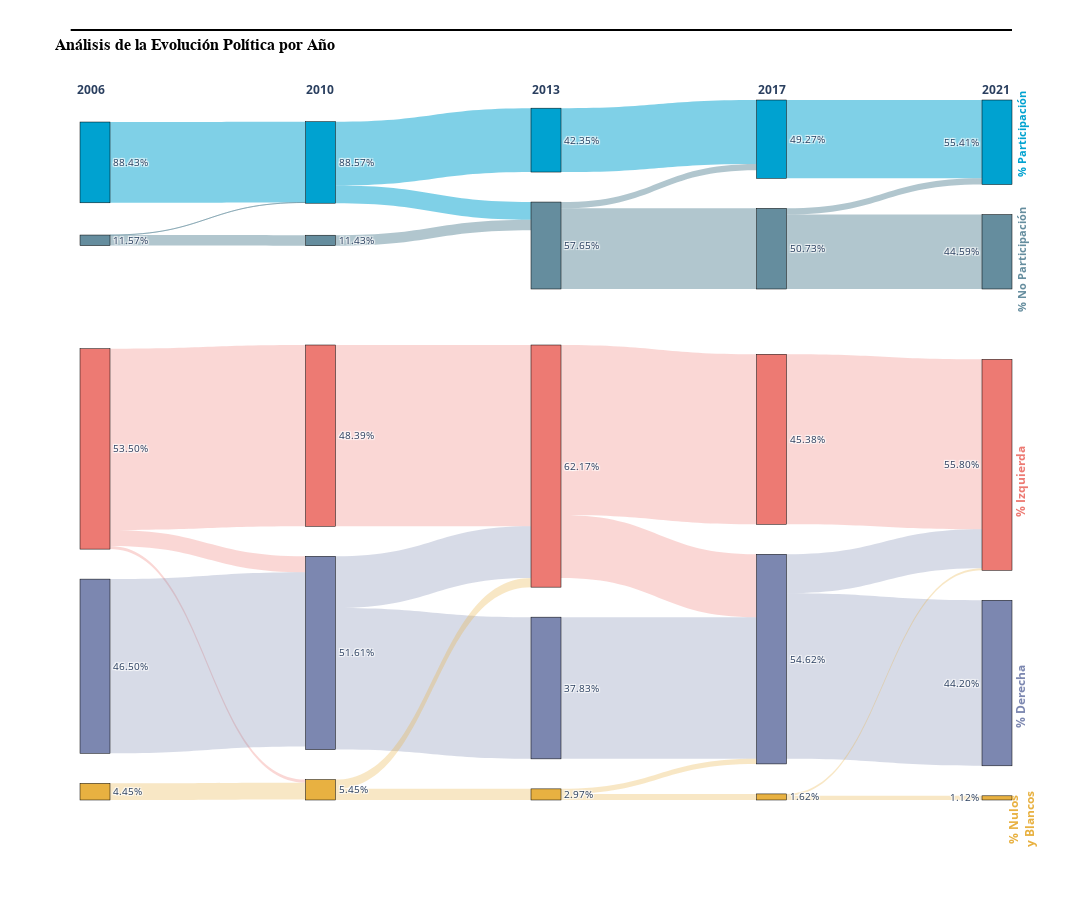

Source (notebook cell):
### Markdown cell above
Se puede ver que de 2010 a 2013 y de 2013 a 2017 **hay un flujo importante de votos que cambian de sector político**. Esta tendencia también está presente de 2006 a 2010 y desde 2017 a 2021, pero menos notorio. Estos flujos intercalados de votos de un sector a otro son los que se pueden atribuir a un resultado también intercalado del sector político ganador. Finalmente, se junta la visualización anterior con el de flujos de participación electoral:

### Code cell
import plotly.graph_objects as go

# Crear la figura para incluir ambos gráficos uno encima del otro
fig = go.Figure()

# Primer gráfico Sankey (Transiciones de Participación y No Participación)
fig.add_trace(go.Sankey(
    domain=dict(y=[0.73, 1.0]),  # Posiciona el gráfico superior en la mitad superior
    node=dict(
        pad=30,
        thickness=30,
        line=dict(color="black", width=0.5),
        label=labels_with_percentages,
        color=node_colors
    ),
    link=dict(
        source=source_indices,
        target=target_indices,
        value=values_list,
        color=link_colors
    )
))

# Segundo gráfico Sankey (Análisis de la Evolución Política con solo porcentajes)
fig.add_trace(go.Sankey(
    domain=dict(y=[0, 0.65]),  # Posiciona el gráfico inferior en la mitad inferior
    node=dict(
        pad=30,
        thickness=30,
        line=dict(color="black", width=0.5),
        label=labels_with_percentages_transicion,
        color=node_colors_transicion
    ),
    link=dict(
        source=source_indices_transicion,
        target=target_indices_transicion,
        value=values_transicion,
        color=link_colors_transicion
    )
))

# Configuración del layout general
# Añadir línea sobre el título
fig.update_layout(
    title=dict(
        text="<b>Análisis de la Evolución Política por Año</b>",
        font=dict(size=16, color="black", family="Arial", weight="bold")
    ),
    shapes=[
        dict(
            type="line",
            x0=-0.01, x1=1, y0=1.1, y1=1.1,
            xref="paper", yref="paper",
            line=dict(color="black", width=2)
        )
    ],
    font_size=10,
    width=1400,
    height=900,
    margin=dict(t=100, b=100)
)

# Añadir anotaciones para la leyenda y los años
annotations = [
    dict(x=1.02, y=0.1, xref="paper", yref="paper",
         text="<span style='color:#7C87B0'><b>% Derecha</b></span> ",
         showarrow=False, font=dict(size=12), textangle=-90),
    dict(x=1.02, y=0.455, xref="paper", yref="paper",
         text="<span style='color:#ED7A73'><b>% Izquierda</b></span>",
         showarrow=False, font=dict(size=12), textangle=-90),
    dict(x=1.03, y=-0.07, xref="paper", yref="paper",
        text="<span style='color:#E8B141'><b>% Nulos<br>y Blancos</b></span>",  
         showarrow=False, font=dict(size=12), textangle=-90),
    dict(x=1.02, y=1.02, xref="paper", yref="paper",
         text="<span style='color:#00A2D0'><b>% Participación</b></span> ",
         showarrow=False, font=dict(size=11), textangle=-90),
    dict(x=1.02, y=0.85, xref="paper", yref="paper",
         text="<span style='color:#658D9E'><b>% No Participación</b></span>",
         showarrow=False, font=dict(size=11), textangle=-90),
    dict(x=-0.005, y=1.03, xref="paper", yref="paper",
         text="<b>2006</b>", showarrow=False, font=dict(size=12)),
    dict(x=0.24, y=1.03, xref="paper", yref="paper",
         text="<b>2010</b>", showarrow=False, font=dict(size=12)),
    dict(x=0.5, y=1.03, xref="paper", yref="paper",
         text="<b>2013</b>", showarrow=False, font=dict(size=12)),
    dict(x=0.76, y=1.03, xref="paper", yref="paper",
         text="<b>2017</b>", showarrow=False, font=dict(size=12)),
    dict(x=1, y=1.03, xref="paper", yref="paper",
         text="<b>2021</b>", showarrow=False, font=dict(size=12))
]

# Añadir las anotaciones a la figura
fig.update_layout(annotations=annotations)

fig.show()

### Figure 1 — Plotly figure (JSON) as saved in the notebook; plotly's stock layout.template omitted (floating-point values rounded to 4 significant figures)
{"data": [{"domain": {"y": [0.73, 1]}, "link": {"color": ["rgba(0, 162, 208, 0.5)", "rgba(101, 141, 158, 0.5)", "rgba(101, 141, 158, 0.5)", "rgba(0, 162, 208, 0.5)", "rgba(0, 162, 208, 0.5)", "rgba(101, 141, 158, 0.5)", "rgba(0, 162, 208, 0.5)", "rgba(101, 141, 158, 0.5)", "rgba(101, 141, 158, 0.5)", "rgba(0, 162, 208, 0.5)", "rgba(101, 141, 158, 0.5)", "rgba(101, 141, 158, 0.5)"], "source": [0, 1, 1, 2, 2, 3, 7, 9, 9, 4, 6, 6], "target": [2, 2, 3, 7, 9, 9, 4, 4, 6, 5, 5, 8], "value": [7269357, 4306, 947234, 5748102, 1589850, 947234, 5748102, 565907, 7259134, 7049017, 557492, 6701642]}, "node": {"color": ["rgba(0, 162, 208, 1)", "rgba(101, 141, 158, 1)", "rgba(0, 162, 208, 1)", "rgba(101, 141, 158, 1)", "rgba(0, 162, 208, 1)", "rgba(0, 162, 208, 1)", "rgba(101, 141, 158, 1)", "rgba(0, 162, 208, 1)", "rgba(101, 141, 158, 1)", "rgba(101, 141, 158, 1)"], "label": ["88.43%", "11.57%", "88.57%", "11.43%", "49.27%", "55.41%", "50.73%", "42.35%", "44.59%", "57.65%"], "line": {"color": "black", "width": 0.5}, "pad": 30, "thickness": 30}, "type": "sankey"}, {"domain": {"y": [0, 0.65]}, "link": {"color": ["rgba(237, 122, 115, 0.3)", "rgba(237, 122, 115, 0.3)", "rgba(237, 122, 115, 0.3)", "rgba(124, 135, 176, 0.3)", "rgba(232, 177, 65, 0.3)", "rgba(237, 122, 115, 0.3)", "rgba(124, 135, 176, 0.3)", "rgba(124, 135, 176, 0.3)", "rgba(232, 177, 65, 0.3)", "rgba(232, 177, 65, 0.3)", "rgba(237, 122, 115, 0.3)", "rgba(237, 122, 115, 0.3)", "rgba(124, 135, 176, 0.3)", "rgba(232, 177, 65, 0.3)", "rgba(232, 177, 65, 0.3)", "rgba(237, 122, 115, 0.3)", "rgba(124, 135, 176, 0.3)", "rgba(124, 135, 176, 0.3)", "rgba(232, 177, 65, 0.3)", "rgba(232, 177, 65, 0.3)"], "source": [0, 0, 0, 13, 10, 14, 7, 7, 12, 12, 3, 3, 11, 9, 9, 5, 4, 4, 1, 1], "target": [14, 7, 12, 7, 12, 3, 3, 11, 3, 9, 5, 4, 4, 4, 1, 2, 2, 8, 2, 6], "value": [48.39, 4.271, 0.8307, 46.5, 4.454, 48.39, 13.77, 37.83, 2.475, 2.971, 45.38, 16.79, 37.83, 1.349, 1.622, 45.38, 10.42, 44.2, 0.5033, 1.119]}, "node": {"color": ["rgba(237, 122, 115, 1.0)", "rgba(232, 177, 65, 1.0)", "rgba(237, 122, 115, 1.0)", "rgba(237, 122, 115, 1.0)", "rgba(124, 135, 176, 1.0)", "rgba(237, 122, 115, 1.0)", "rgba(232, 177, 65, 1.0)", "rgba(124, 135, 176, 1.0)", "rgba(124, 135, 176, 1.0)", "rgba(232, 177, 65, 1.0)", "rgba(232, 177, 65, 1.0)", "rgba(124, 135, 176, 1.0)", "rgba(232, 177, 65, 1.0)", "rgba(124, 135, 176, 1.0)", "rgba(237, 122, 115, 1.0)"], "label": ["53.50%", "1.62%", "55.80%", "62.17%", "54.62%", "45.38%", "1.12%", "51.61%", "44.20%", "2.97%", "4.45%", "37.83%", "5.45%", "46.50%", "48.39%"], "line": {"color": "black", "width": 0.5}, "pad": 30, "thickness": 30}, "type": "sankey"}], "layout": {"annotations": [{"font": {"size": 12}, "showarrow": false, "text": "<span style='color:#7C87B0'><b>% Derecha</b></span> ", "textangle": -90, "x": 1.02, "xref": "paper", "y": 0.1, "yref": "paper"}, {"font": {"size": 12}, "showarrow": false, "text": "<span style='color:#ED7A73'><b>% Izquierda</b></span>", "textangle": -90, "x": 1.02, "xref": "paper", "y": 0.455, "yref": "paper"}, {"font": {"size": 12}, "showarrow": false, "text": "<span style='color:#E8B141'><b>% Nulos<br>y Blancos</b></span>", "textangle": -90, "x": 1.03, "xref": "paper", "y": -0.07, "yref": "paper"}, {"font": {"size": 11}, "showarrow": false, "text": "<span style='color:#00A2D0'><b>% Participación</b></span> ", "textangle": -90, "x": 1.02, "xref": "paper", "y": 1.02, "yref": "paper"}, {"font": {"size": 11}, "showarrow": false, "text": "<span style='color:#658D9E'><b>% No Participación</b></span>", "textangle": -90, "x": 1.02, "xref": "paper", "y": 0.85, "yref": "paper"}, {"font": {"size": 12}, "showarrow": false, "text": "<b>2006</b>", "x": -0.005, "xref": "paper", "y": 1.03, "yref": "paper"}, {"font": {"size": 12}, "showarrow": false, "text": "<b>2010</b>", "x": 0.24, "xref": "paper", "y": 1.03, "yref": "paper"}, {"font": {"size": 12}, "showarrow": false, "text": "<b>2013</b>", "x": 0.5, "xref": "paper", "y": 1.03, "yref": "paper"}, {"font": {"size": 12}, "showarrow": false, "text": "<b>2017</b>", "x": 0.76, "xref": "paper", "y": 1.03, "yref": "paper"}, {"font": {"size": 12}, "showarrow": false, "text": "<b>2021</b>", "x": 1, "xref": "paper", "y": 1.03, "yref": "paper"}], "font": {"size": 10}, "height": 900, "margin": {"b": 100, "t": 100}, "shapes": [{"line": {"color": "black", "width": 2}, "type": "line", "x0": -0.01, "x1": 1, "xref": "paper", "y0": 1.1, "y1": 1.1, "yref": "paper"}], "title": {"font": {"color": "black", "family": "Arial", "size": 16, "weight": "bold"}, "text": "<b>Análisis de la Evolución Política por Año</b>"}, "width": 1400}}
